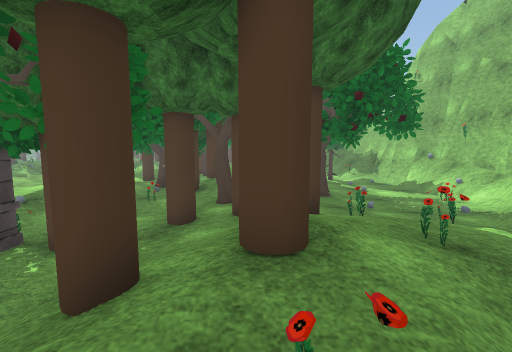
[1] (above)

24 first-person views from a walk through a 3-D level made in the Unity game engine. The camera is 1.5 m above the floor, tilts 6° down and sees 90° across. Doors are open. The floor is counted in squares, 1 m on a side. Each view is taken from the middle of a square. On the plan, view 1 faces up. The plan holds only what a view shows up to about 13 squares ahead; the rest is blank. The place goes on beyond the plan. Some trees and plants on the terrain are drawn as simple stand-ins. Some animated figures are not drawn. Some surface patterns are stand-ins.

[2]
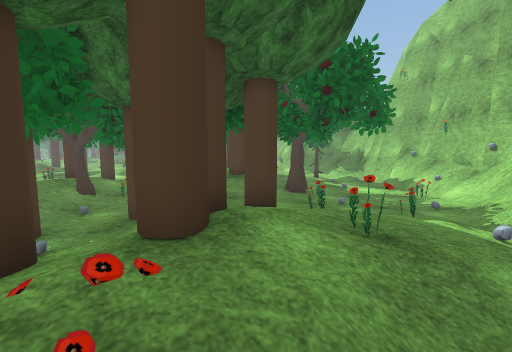

[3]
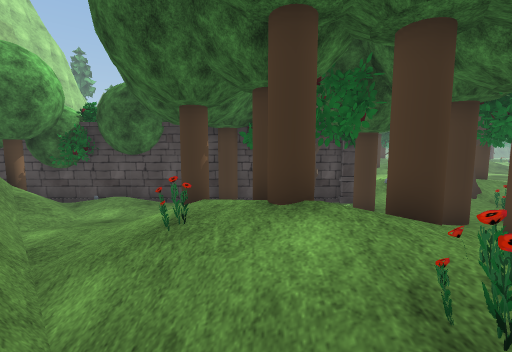

[4]
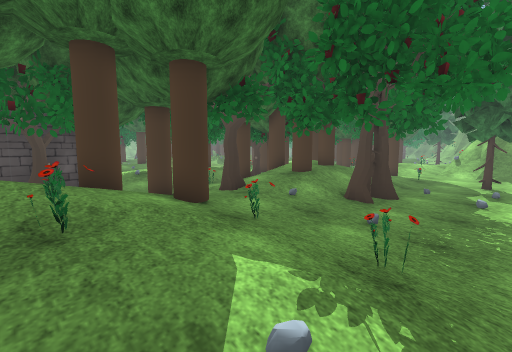

[5]
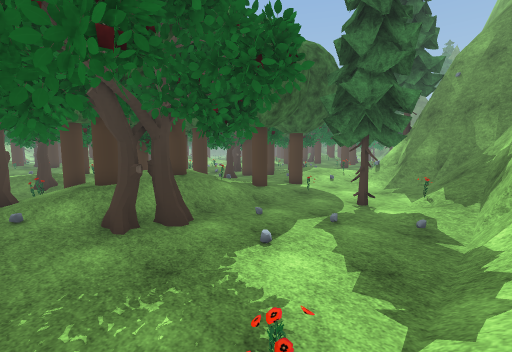

[6]
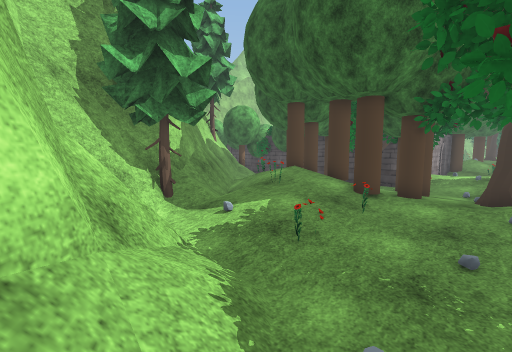

[7]
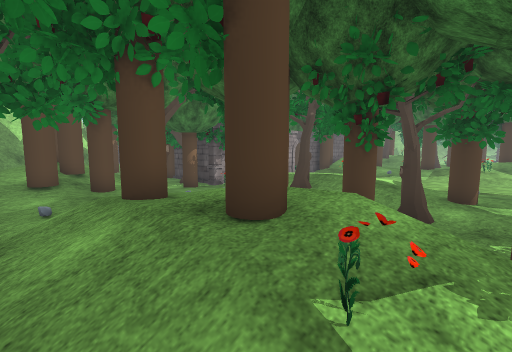

[8]
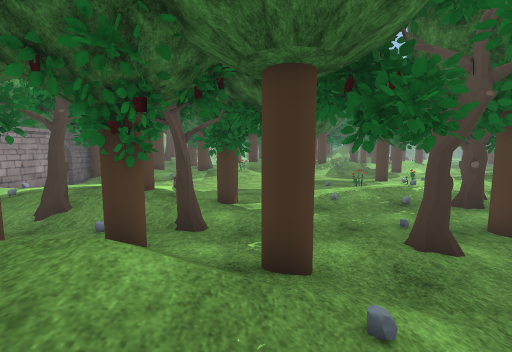

[9]
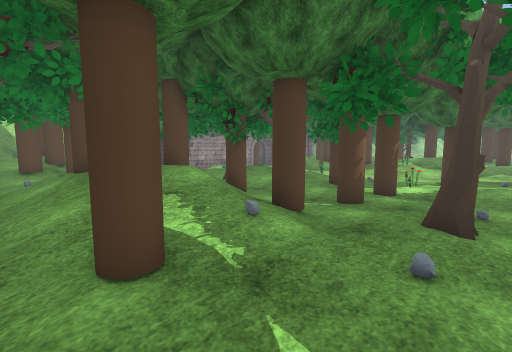

[10]
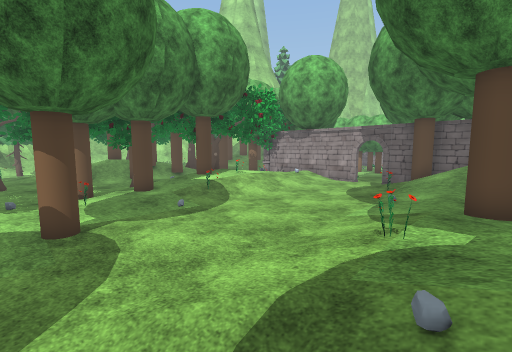

[11]
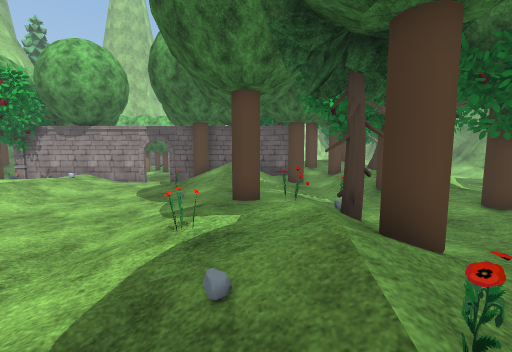

[12]
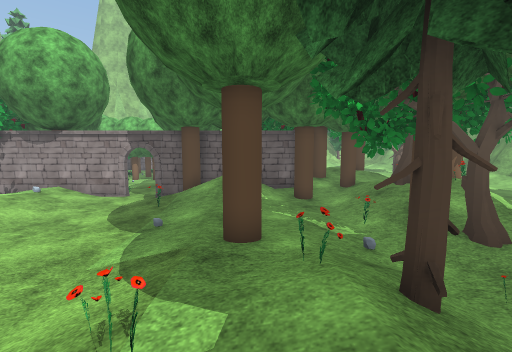

[13]
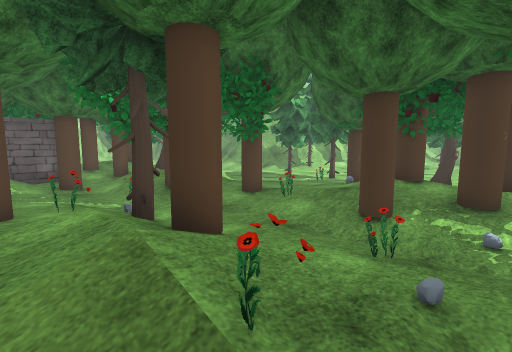

[14]
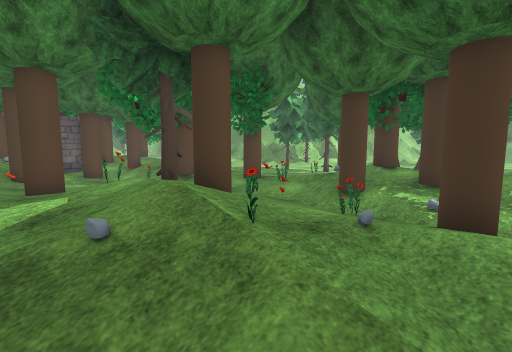

[15]
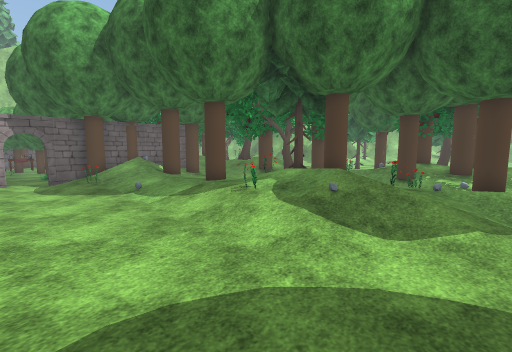

[16]
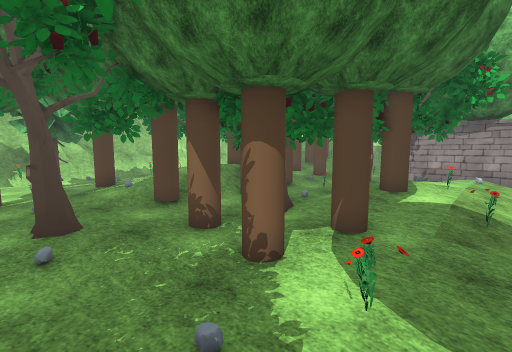

[17]
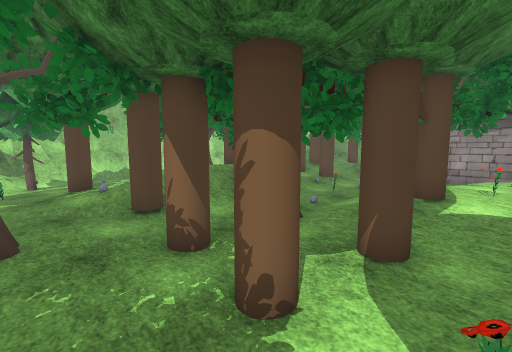

[18]
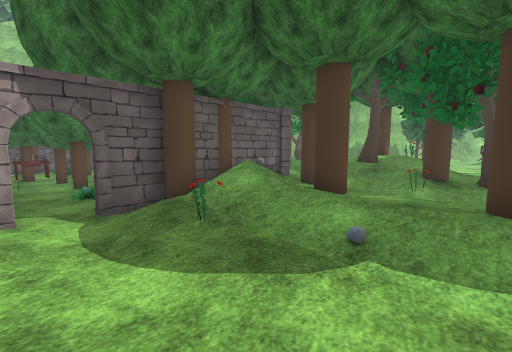

[19]
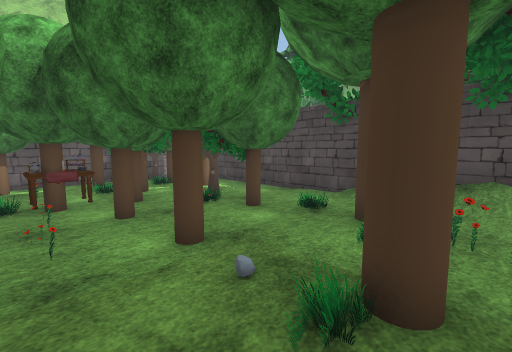

[20]
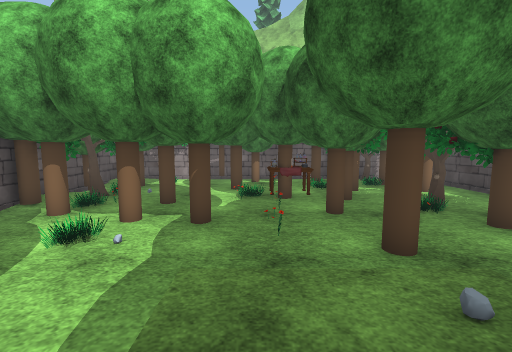

[21]
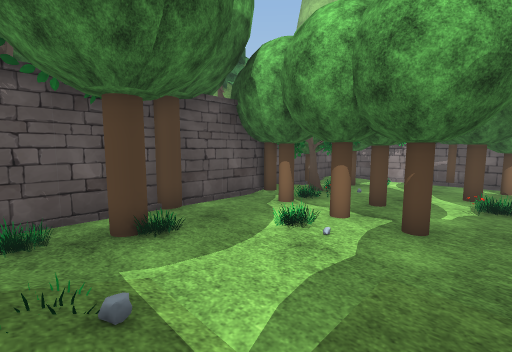

[22]
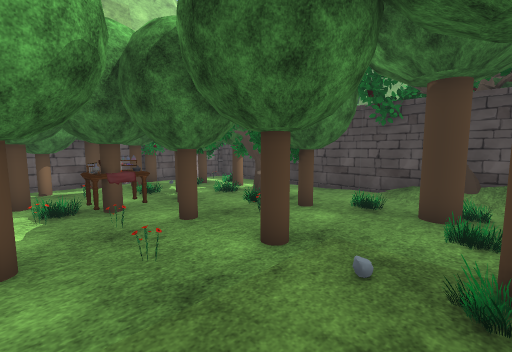

[23]
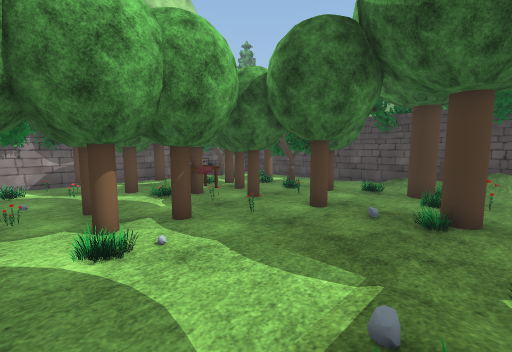

[24]
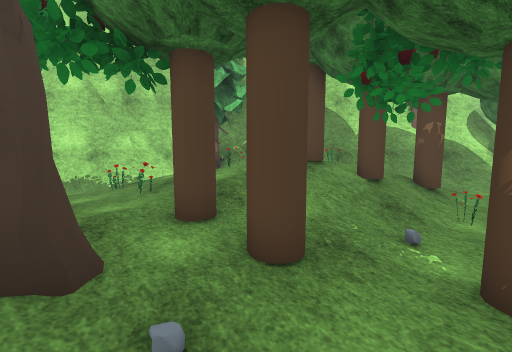

### Floor plan
Key: @ floor where view 1 was taken; # wall or solid block; x gap in a wall; . main floor; : floor 0.25 m higher than the main floor; + floor 0.5 m higher than the main floor; * floor 0.75 m higher than the main floor; / step, stairs or slope; D open door; = window, fence, low wall or low ledge; T tree; P pillar; O other object.
Columns run from 30 left of view 1 to 9 right of it. Each row starts with its distance up from view 1.
 20         T////.....::++/:::::::TT:::.://#
 19   T/*T+:T////.....::::/::::#::::==:..=/#
 18    /TT+:=+/=///...TT:=::::: /+/:::.TT//#
 17   ##T/TT://////....::=:T:T:T///T/....//#
 16      ////+T////.....:::::::T/////......=
 15    /*///::///=/.....::T##.://////:::.../
 14 TT /++=:::T////.....:/+x/#TT /T//:/:.../
 13 ::::++T::://++/:....=//x/: #T/#//:::.../
 12  ::=+T##::/+TT/:..../*T#//: T/T//#::.../
 11   ::++++://+++/:...:/= ##::T//TT/#:...=/
 10     + /TT=::++/::..:/##//:=////#/:::..=/
  9     /##///::TT/::..:/**//:://#///:::..:/
  8      T#///::///==..:/*+//..::++++:::://=
  7     TT#///T//////.::////:.::TTT++=:=:/O#
  6        *T+P+/T/T/DD:/++/#.T:T+/T/=/=//=#
  5        *T+###T###DD##T##PPT://T//////=##
  4       ///T#///.T....:O:.##.: /T//////=#
  3       O   #/.O.TT......T# .:x/T//=///=#
  2           #/TT.........T# .=TTT////TT##
  1           #/............TT:TT/=//#=###
  0           #.O...T.......#.TTT/@/####
 -1           #..T#....T.T..#.://++=##
 -2           #. ##.T......T#:::/+=##
 -3           #. ##T....TTO#T:://###
 -4           #. # TT T... ###/O###
 -5           #.T.TT...T..####O=#
 -6           #OxO.::::T...T#TT##
 -7           # TT TT:T...O.#  #

Where each view was taken, in squares from view 1:
view 1: 0 up, 0 right, facing up
view 2: 0 up, 1 right, facing up
view 3: 2 up, 4 right, facing left
view 4: 3 up, 6 right, facing up-left
view 5: 9 up, 9 right, facing up-left
view 6: 9 up, 9 right, facing down-left
view 7: 16 up, 2 right, facing down-left
view 8: 16 up, 1 right, facing left
view 9: 20 up, 2 right, facing down-left
view 10: 19 up, 18 left, facing down-right
view 11: 19 up, 18 left, facing down
view 12: 17 up, 18 left, facing down
view 13: 19 up, 18 left, facing down-left
view 14: 20 up, 17 left, facing down-left
view 15: 20 up, 12 left, facing down-left
view 16: 20 up, 10 left, facing down-right
view 17: 19 up, 9 left, facing down-right
view 18: 12 up, 12 left, facing down-left
view 19: 4 up, 12 left, facing down-left
view 20: 4 up, 12 left, facing down
view 21: 4 up, 12 left, facing down-right
view 22: 3 up, 11 left, facing down-left
view 23: 4 up, 8 left, facing down-left
view 24: 9 up, 4 left, facing down-right
